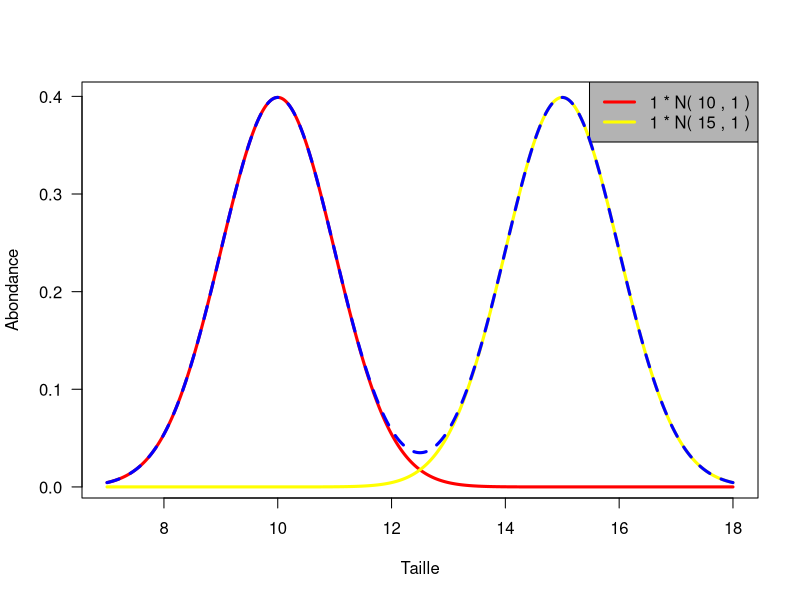
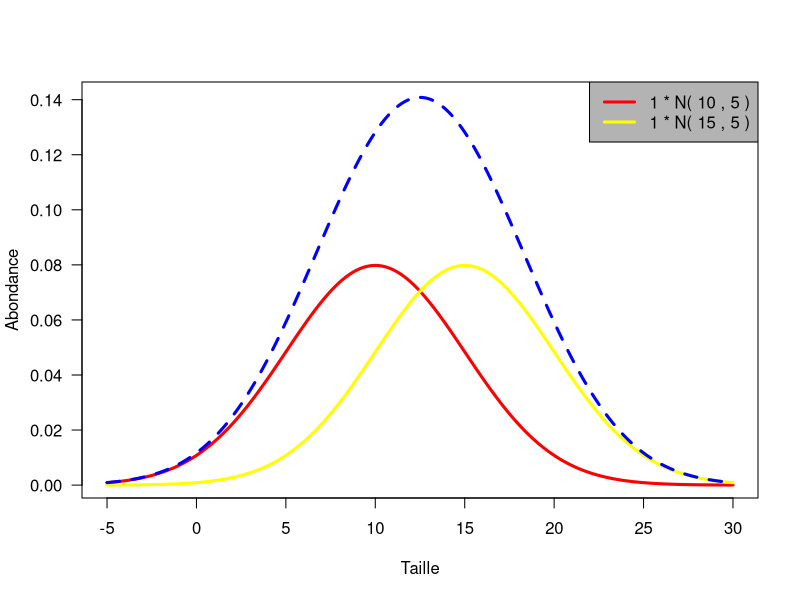
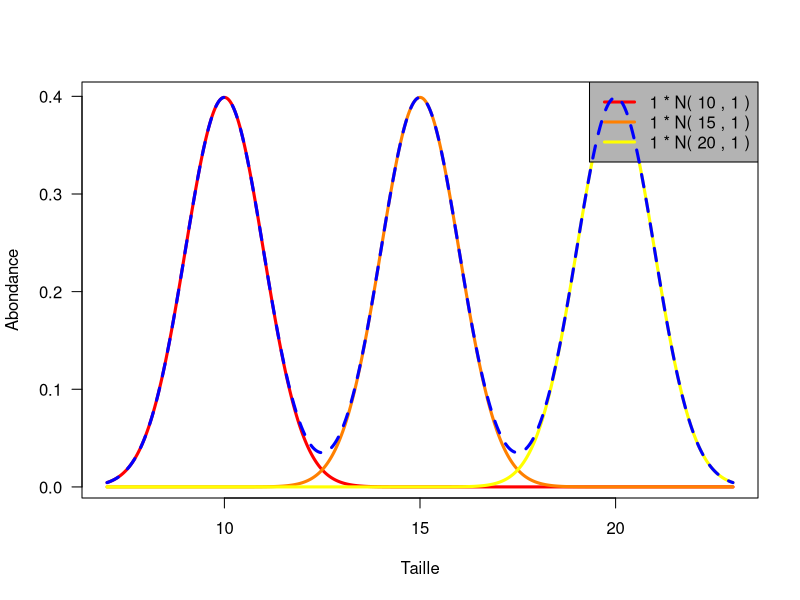
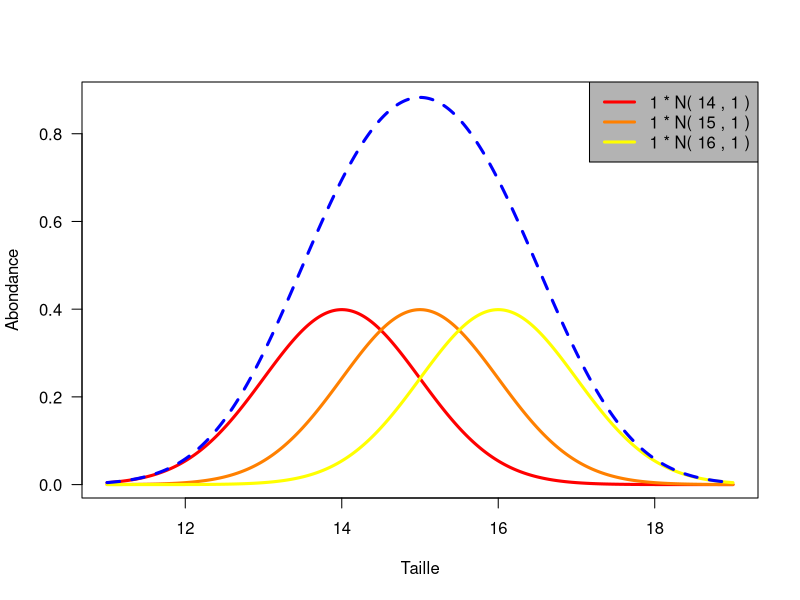
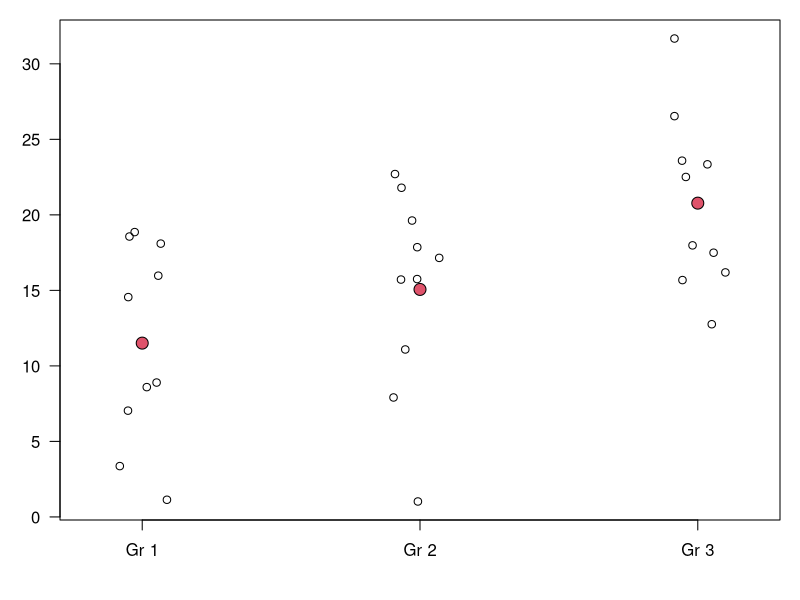
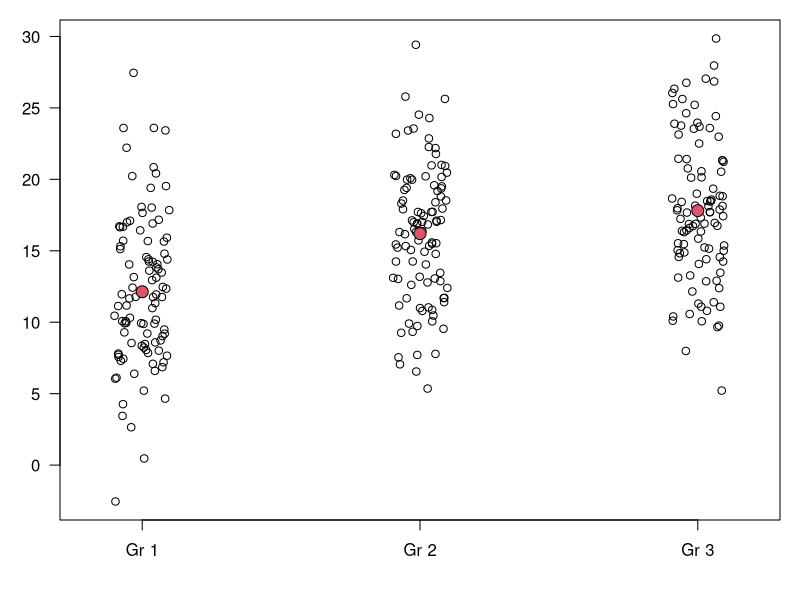
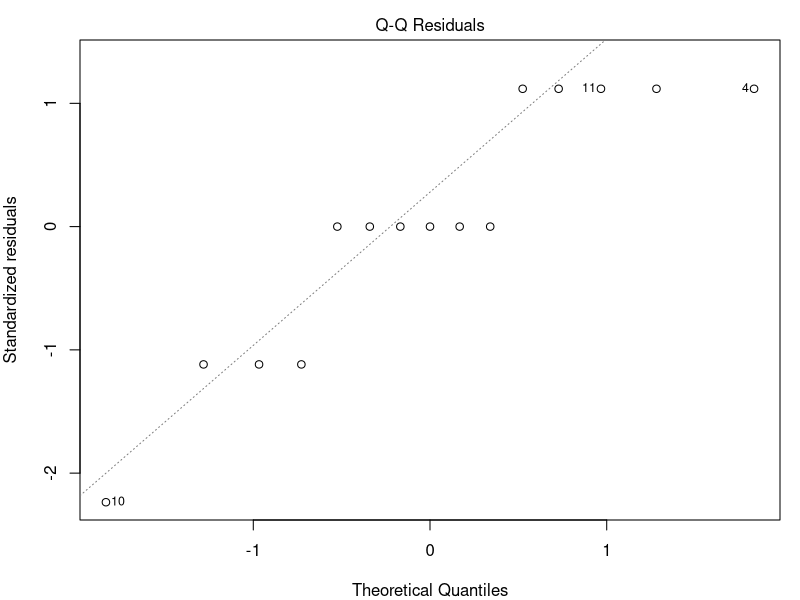
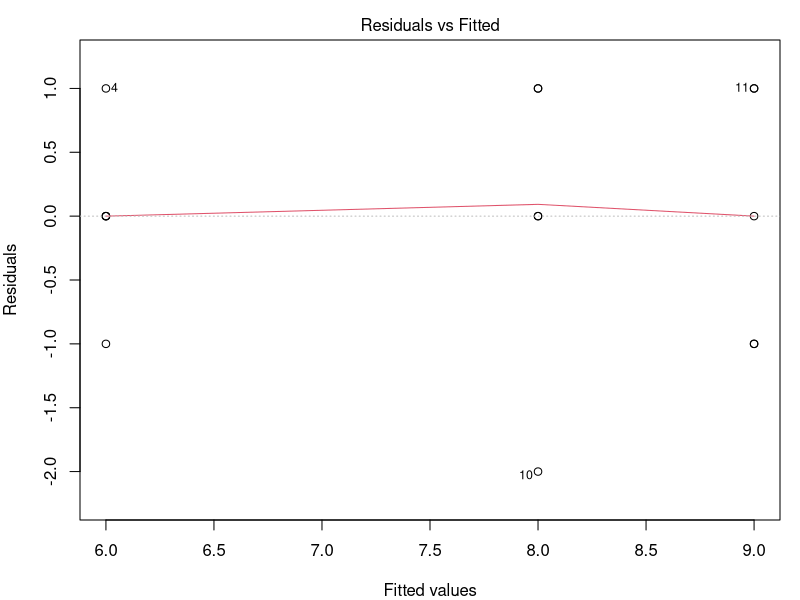

Generate these figures, in order, with R:
## ---- chunk 1
library(knitr)
opts_knit$set(out.format = 'html')
opts_chunk$set(comment="")
## ---- chunk 2
ad.curve <- function(moy,et,fac,add=T,add2=T,...) {

vmin = min(moy-3*et)
vmax = max(moy+3*et)
x0 <- seq(vmin,vmax,len=500)

n.graph <- length(moy)
colo <- heat.colors(n.graph)

tab <- matrix(0,ncol=(n.graph+1),nrow=length(x0))
noms <- character(n.graph)
noms2 <- character(1)

for (i in 1:n.graph){
  tab[,i] <- fac[i]*dnorm(x0,moy[i],et[i])
	noms[i] <- paste(fac[i],"* N(",moy[i],",",et[i],")")
	}

tab[,(n.graph+1)]	<- apply(tab,1,sum)

noms2 <- noms[1]
for (i in 2:n.graph){
	noms2 <- paste(noms2,noms[i],sep=", ")
	}
	
plot(rep(0,vmax),type="n",main="",xlab="Taille",ylab="Abondance",las=1,xlim=range(x0),ylim=range(tab[,ncol(tab)]),...)


if (add2==T) {
	for (i in 1:n.graph) {
	lines(x0,tab[,i],col=colo[i],lwd=3)
	}
	legend("topright",noms,col=colo,lwd=3,lty=1,bg=grey(.7))
	}
	
if (add==TRUE)
lines(x0,tab[,(n.graph+1)],col="blue",lty=2,lwd=3)

}
ad.curve(c(10,15),c(1,1),c(1,1))
## ---- chunk 3
ad.curve(c(10,15),c(5,5),c(1,1))
## ---- chunk 4
ad.curve(c(10,15,20),c(1,1,1),c(1,1,1))
## ---- chunk 5
ad.curve(c(14,15,16),c(1,1,1),c(1,1,1))
## ---- chunk 6
dat <- data.frame(rnorm(10, mean=12, sd=5), rnorm(10, mean=15, sd=5),rnorm(10, mean=18, sd=5))
par(mar=c(4,3,1,1))
stripchart(dat,pch=1, vertical=T, las=1, method="jitter",group.names=paste("Gr ",1:3,sep=""))
points(apply(dat,2,mean),pch=21,bg=2,cex=1.6)
## ---- chunk 7
dat2 <- data.frame(rnorm(100, mean=12, sd=5), rnorm(100, mean=15, sd=5), rnorm(100, mean=18, sd=5))
par(mar=c(4,3,1,1))
stripchart(dat2,pch=1, vertical=T, las=1, method="jitter",group.names=paste("Gr ",1:3,sep=""))
points(apply(dat2,2,mean),pch=21,bg=2,cex=1.6)
## ---- chunk 8
notes <- data.frame(Undergrad = c(6,5,6,7,6), Grad = c(8,9,8,9,6), Prof = c(10,8,10,8,9))
notes
## ---- chunk 9
notes <- stack(notes)
colnames(notes) <- c("Notes","Groupe")
notes$Groupe <- factor(notes$Groupe,levels=c("Undergrad","Grad","Prof"),ordered=TRUE)
notes
## ---- chunk 10
out <- aov(Notes~Groupe, data=notes)
summary(out)
## ---- chunk 11
tapply(notes$Notes, notes$Groupe, mean)
## ---- chunk 12
pairwise.t.test(notes$Notes,notes$Groupe)
## ---- chunk 13
par(mar=c(4,4,2,1))
plot(out,which= 2)
## ---- chunk 14
par(mar=c(4,4,2,1))
plot(out,which=1)
## ---- chunk 15
shapiro.test(out$residuals)
## ---- chunk 16
pairwise.wilcox.test(notes$Notes,notes$Groupe)
## ---- chunk 17

dat <- matrix(c(8,11,8,9,16,18,17,17,6,7,8,7,12,11,12,9),ncol=2,dimnames=list(c("Undergrad"," ","  ","   ","Grad","    ","     ","      "),c("Teach.meth.1","Teach.meth.2")))

library(xtable)
options(xtable.type = 'html')

xtable(dat)

## ---- chunk 18

dat <- data.frame(Notes = c(8,11,8,9,16,18,17,17,6,7,8,7,12,11,12,9), Teaching = rep(c("Method.1","Method.2"),each=8), Students = rep(c("Undergrad","Grad"),each=4,times=2))

dat

## ---- chunk 19
out <- aov(Notes~Students*Teaching, data=dat)
summary(out)
## ---- chunk 20
TukeyHSD(out,"Students")
## ---- chunk 21
TukeyHSD(out,"Teaching")
## ---- chunk 22
TukeyHSD(out,"Students:Teaching")
## ---- chunk 23
moy <- tapply(dat$Notes,list(dat$Teaching,dat$Students),mean)

M1.U <- dat$Notes[1:4]
M2.U <- dat$Notes[9:12]
M1.G <- dat$Notes[5:8]
M2.G <- dat$Notes[13:16]
par(mar=c(4,4,1,1))
stripchart(data.frame(M1.U,M2.U), vertical=T, pch=1,method="jitter",las=1,ylim=range(dat$Notes),group.names=c("Method 1","Method 2"),ylab="Notes")
stripchart(data.frame(M1.G,M2.G), vertical=T, pch=19,method="jitter",las=1,add=TRUE)

lines(1:2,moy[,1],pch=21,bg="red",type="o")
points(1:2,moy[,2],pch=1,col="red")
lines(1:2,moy[,2])

legend("topright",legend=c("Grad","Undergrad"),pch=c(19,1))

## ---- chunk 24
par(mar=c(4,4,2,1))
plot(out,which= 2)
## ---- chunk 25
par(mar=c(4,4,2,1))
plot(out,which=1)
## ---- chunk 26
shapiro.test(out$residuals)
## ---- chunk 27

dat <- matrix(c(2,4,5,5,5,4,8,7,8,9,10,9),ncol=3,dimnames=list(paste("subject.",1:4,sep=""),paste("Week.",1:3,sep="")))
xtable(dat)
## ---- chunk 28
dat <- data.frame(Notes=as.vector(dat),Week=factor(rep(1:3,each=4)),Subject=factor(rep(1:4,3)))
dat

## ---- chunk 29
out <- aov(Notes~Week + Error(Subject) , data=dat)
summary(out)
## ---- chunk 30
summary(out$Within)
1 - pf(32.6,2,6)
## ---- chunk 31
1 - pf(32.6,2*0.5,6*0.5)
## ---- chunk 32
1 - pf(32.6,2,6)
## ---- chunk 33
tapply(dat$Notes, dat$Week, mean)
## ---- chunk 34
pairwise.t.test(dat$Notes,dat$Week,paired=TRUE)
## ---- chunk 35
dat <- matrix(c(11,8,5,4,12,10,8,6,13,12,11,8),ncol=3,dimnames=list(NULL,1:3))
tab <- xtable(dat)
print.xtable(tab,include.rownames=FALSE)
dat <- data.frame(Notes=c(11,8,5,4,12,10,8,6,13,12,11,8), Week=rep(c("W1","W2","W3"),each=4), Subject=rep(paste("Sub",1:4,sep=""),3))
## ---- chunk 36
summary(aov(Notes~Week + Error(Subject) , data=dat)$Within)
## ---- chunk 37
summary(aov(Notes~Week , data=dat))
## ---- chunk 38

dat <- matrix(c(28,23,25,24,28,24,23,21,25,30,30,35,22,23,26,21,34,32,35,39,24,22,21,21),ncol=3,dimnames=list(c(paste("Drug.Subject",1:4,sep=""),paste("Placebo.Subject",5:8,sep="")), c("T10","T20","T30")))
xtable(dat)

## ---- chunk 39
dat <- data.frame(Reaction = c(28,23,25,24,28,24,23,21,25,30,30,35,22,23,26,21,34,32,35,39,24,22,21,21), Time=rep(c("T10","T20","T30"),each=8), Drug = rep(c("X","Placebo"),each=4,times=3), Subject = rep(paste("Subject.",1:8,sep=""),3))
dat[1:12,]
## ---- chunk 40
dat[13:24,]
## ---- chunk 41
out <- aov(Reaction ~ Time*Drug + Error(Subject), data=dat)
summary(out)
## ---- chunk 42
summary(out$Within)
1-pf(4.645,1,6)
1-pf(10.452,1,6)
## ---- chunk 43
tapply(dat$Reaction,list(dat$Drug,dat$Time),mean)
## ---- chunk 44
par(mar=c(4,4,1,1))
with(dat,interaction.plot(Time,Drug,Reaction,type="b",pch=c(1,19)))
## ---- chunk 45
tapply(dat$Reaction,dat$Time,mean)
## ---- chunk 46
dat <- matrix(c(12,9,9,10,9,11,18,20,22,22,17,23,20,24,16,18,18,22,8,10,9,11,10,12),ncol=4,dimnames=list(paste("S",1:6,sep=""),c("Bg.low","Bg.Low","Bg.High","Bg.High")))
dat <- rbind(c("Stim.Low","Stim.High","Stim.Low","Stim.High"),dat)
xtable(dat)
## ---- chunk 47
dat <- data.frame(Score = c(12,9,9,10,9,11,18,20,22,22,17,23,20,24,16,18,18,22,8,10,9,11,10,12),Noise = rep(c("Low","High"),each=12),Stimulus = rep(c("Low","High","Low","High"),each=6),Subject = rep(paste("Subject.",1:6,sep=""),4))
dat[1:12,]
## ---- chunk 48
dat[13:24,]
## ---- chunk 49
out <- aov(Score~Noise*Stimulus + Error(Subject/(Noise*Stimulus)), data=dat)
summary(out)
## ---- chunk 50
summary(out)
## ---- chunk 51
par(mar=c(4,4,1,1))
with(dat,interaction.plot(Noise,Stimulus,Score,type="b",pch=c(1,19)))
